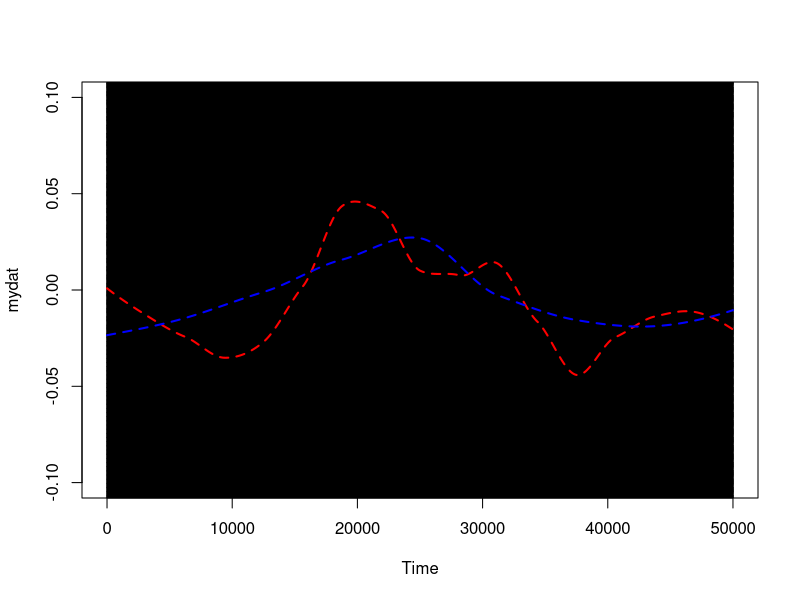
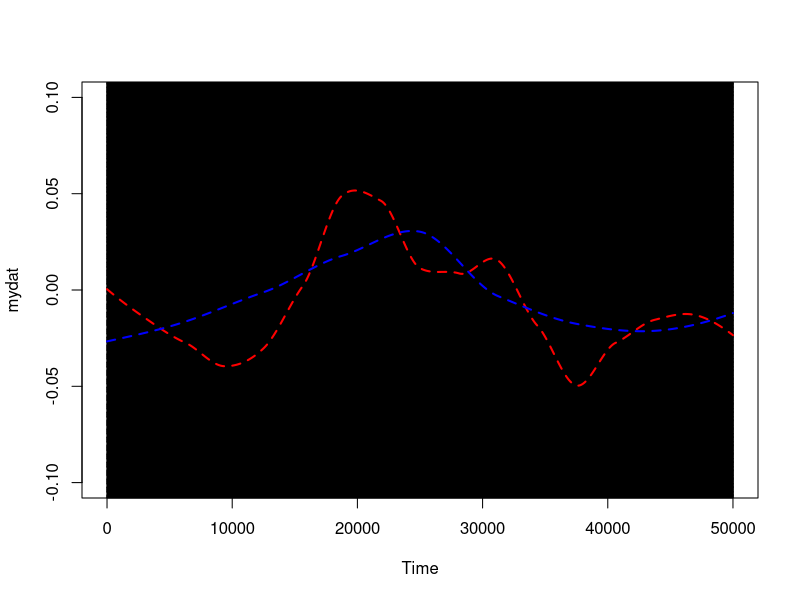
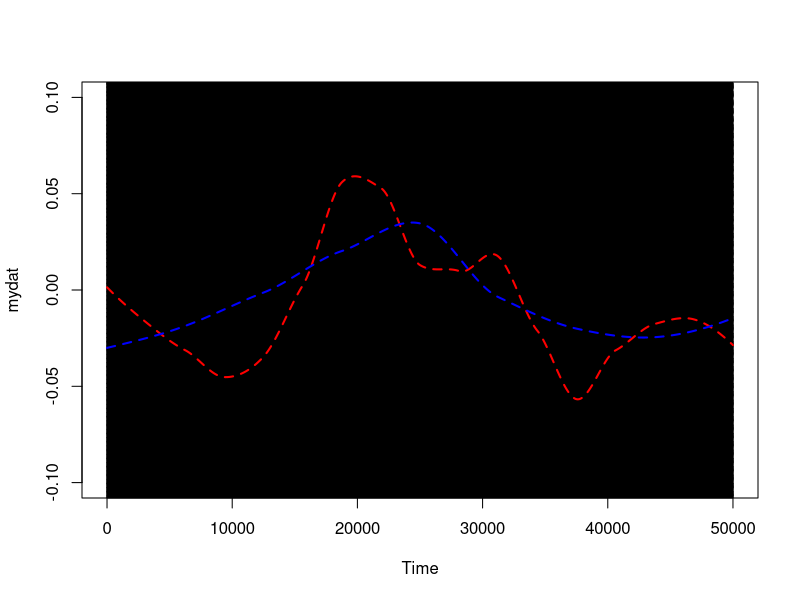
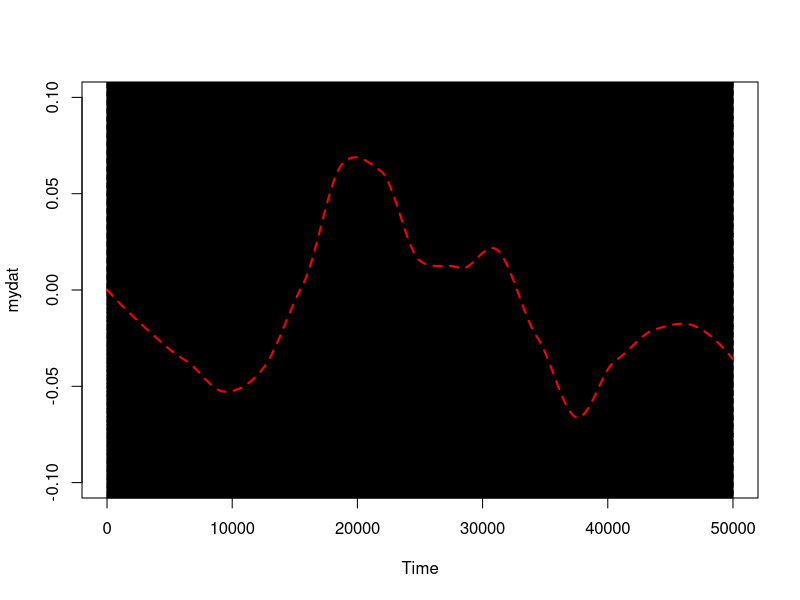

Reproduce these figures in R, in order. (Note: a time limit stopped this script after it produced the figures.)
## ---- chunk 1
knitr::opts_chunk$set(echo = TRUE)
## ---- chunk 2
sd<-c(2:10) #9 sigma values


phi <- c(0.1,0.2,0.3,0.4,0.5,0.6,0.7,0.8,0.9) #9 coefficients



#Get the data
simul_fun <- function(sigma, phi, length){
  #set seed:
  set.seed(1)
  ar1 <- arima.sim(n = length, list(ar = c(phi)), sd = sigma)
  return(ar1)
  
}

for(val in sd){
  for(val2 in phi){
    mydat <- simul_fun(val, val2, 50000)
    mydf <- data.frame("Time" = 1:50000, "AR1" = mydat)
    
    plot(mydat, pch = 19,lty = 2, ylim = c(-0.1, 0.1))
    model1 = loess(AR1~Time, data = mydf, span = 0.4)
    lines(mydf$Time,model1$fit,col='red',lty=2,lwd=2)
    model2 = loess(AR1~Time, data = mydf, span = 0.8)
    lines(mydf$Time,model2$fit,col='blue',lty=2,lwd=2)
  }
}
## ---- chunk 3
#500 pts
sd<-c(2:10) #9 sigma values


phi <- c(0.1,0.2,0.3,0.4,0.5,0.6,0.7,0.8,0.9) #9 coefficients



#Get the data
simul_fun <- function(sigma, phi, length){
  #set seed:
  set.seed(1)
  ar1 <- arima.sim(n = length, list(ar = c(phi)), sd = sigma)
  return(ar1)
  
}

for(val in sd){
  for(val2 in phi){
    mydat <- simul_fun(val, val2, 500)
    mydf <- data.frame("Time" = 1:500, "AR1" = mydat)
    
    plot(mydat, pch = 19,lty = 2)
    model1 = loess(AR1~Time, data = mydf, span = 0.4)
    lines(mydf$Time,model1$fit,col='red',lty=2,lwd=2)
    model2 = loess(AR1~Time, data = mydf, span = 0.8)
    lines(mydf$Time,model2$fit,col='blue',lty=2,lwd=2)
  }
}
## ---- chunk 4
#1000
sd<-c(2:10) #9 sigma values


phi <- c(0.1,0.2,0.3,0.4,0.5,0.6,0.7,0.8,0.9) #9 coefficients



#Get the data
simul_fun <- function(sigma, phi, length){
  #set seed:
  set.seed(1)
  ar1 <- arima.sim(n = length, list(ar = c(phi)), sd = sigma)
  return(ar1)
  
}

for(val in sd){
  for(val2 in phi){
    mydat <- simul_fun(val, val2, 1000)
    mydf <- data.frame("Time" = 1:1000, "AR1" = mydat)
    
    plot(mydat, pch = 19,lty = 2)
    model1 = loess(AR1~Time, data = mydf, span = 0.4)
    lines(mydf$Time,model1$fit,col='red',lty=2,lwd=2)
    model2 = loess(AR1~Time, data = mydf, span = 0.8)
    lines(mydf$Time,model2$fit,col='blue',lty=2,lwd=2)
  }
}
